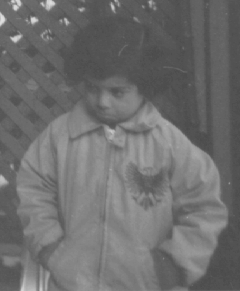
#> input picture Lab3/pout.tif, 240 x 291 px
$ jupyter execute --allow-errors Lab_Smoothing_STD.ipynb   (shell and % lines are left out)
#> lines starting #> are read from the running program, lines starting #| are printed output that depends on the picture
### Lab3/commonfunctions.py


import skimage.io as io
import matplotlib.pyplot as plt
import numpy as np
from skimage.exposure import histogram
from matplotlib.pyplot import bar
from skimage.color import rgb2gray,rgb2hsv

# Convolution:
from scipy.signal import convolve2d
from scipy import fftpack
import math

from skimage.util import random_noise
from skimage.filters import median
from skimage.feature import canny


# Edges
from skimage.filters import sobel_h, sobel, sobel_v,roberts, prewitt

# Show the figures / plots inside the notebook
def show_images(images,titles=None):
    #This function is used to show image(s) with titles by sending an array of images and an array of associated titles.
    # images[0] will be drawn with the title titles[0] if exists
    # You aren't required to understand this function, use it as-is.
    n_ims = len(images)
    if titles is None: titles = ['(%d)' % i for i in range(1,n_ims + 1)]
    fig = plt.figure()
    n = 1
    for image,title in zip(images,titles):
        a = fig.add_subplot(1,n_ims,n)
        if image.ndim == 2:
            plt.gray()
        plt.imshow(image)
        a.set_title(title)
        n += 1
    fig.set_size_inches(np.array(fig.get_size_inches()) * n_ims)
    plt.show()


# [6 lines left out: function showHist, not called in this run]

### Lab3/Lab_Smoothing_STD.ipynb
# Lab 3
### Averaging Filters

http://scikit-image.org/docs/0.13.x/api/skimage.util.html#skimage.util.random_noise

http://scikit-image.org/docs/dev/api/skimage.filters.html#skimage.filters.median

http://scikit-image.org/docs/dev/api/skimage.filters.html#skimage.filters.gaussian

[cell 1]
from commonfunctions import *
import math

[cell 2]
'''
(1) Your own median filter algorithm
'''
def median_smoothing(img, ws=3):
    smoothed_img = img.copy()

    for i in range(img.shape[0]):
        for j in range(img.shape[1]):
            if i+ws//2 < img.shape[0] and i-ws//2 >= 0 and j+ws//2 < img.shape[1] and j-ws//2 >= 0:
                smoothed_img[i,j] = np.median(img[i-ws//2:i+ws//2+1,j-ws//2:j+ws//2+1])
    return smoothed_img

[cell 3]
'''
(2) skimage median filter
'''
img = io.imread('pout.tif')
#> img is the input picture: shape (291, 240); min 74, max 224, mean 110.3

noisy_img_sp = random_noise(img, mode='s&p', amount=0.05)
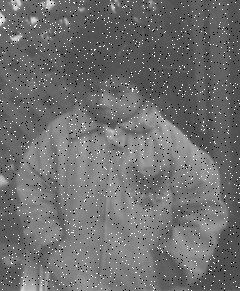
#> noisy_img_sp: shape (291, 240) float64; min 0, max 1, mean 0.436

smoothed_img = median_smoothing(noisy_img_sp, ws=3)
smoothed_img_sk = median(noisy_img_sp)
show_images([img,noisy_img_sp, smoothed_img, smoothed_img_sk])
#> in show_images, `n_ims = len(images)`: n_ims = 4
#> the loop in show_images, `for image,title in zip(images,titles):` made 4 passes
#> title on passes 1 to 4: '(1)', '(2)', '(3)', '(4)'
#> after the loop in show_images, `for image,title in zip(images,titles):`: n = 5
#> in show_images, `plt.show()`:
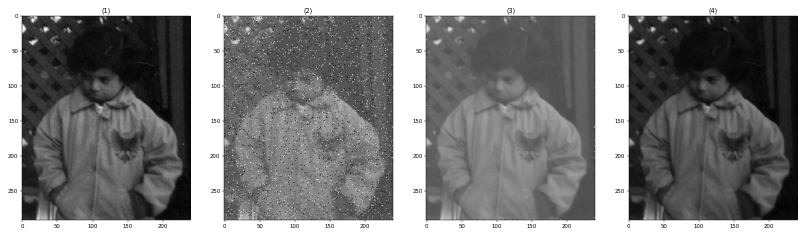
#> figure drawn by matplotlib, 4 panels

[cell 4]
'''
(3) Gaussion Filters
'''
show_images([img,noisy_img_sp])
#> in show_images (call 2), `n_ims = len(images)`: n_ims = 2
#> the loop in show_images (call 2), `for image,title in zip(images,titles):` made 2 passes
#> (title, n) on passes 1 to 2: ('(1)', 2), ('(2)', 3)
#> after the loop in show_images (call 2), `for image,title in zip(images,titles):`: n = 3
#> in show_images (call 2), `plt.show()`:
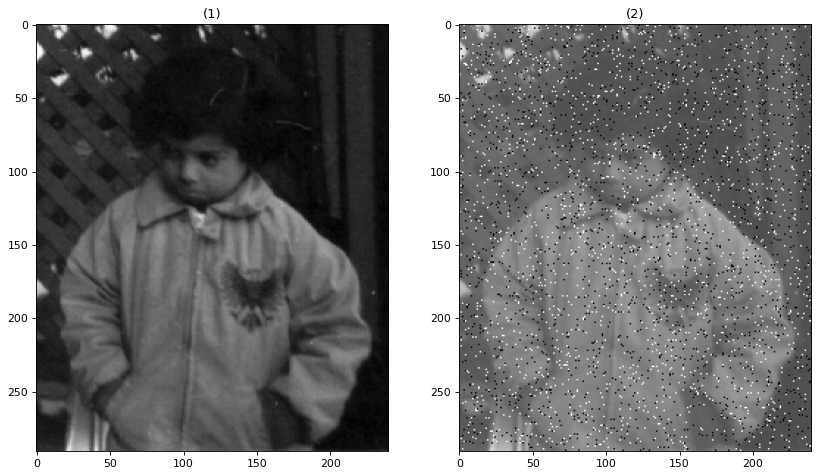
#> figure drawn by matplotlib, 2 panels
#> (the rest of this cell did not finish here and is left out)
